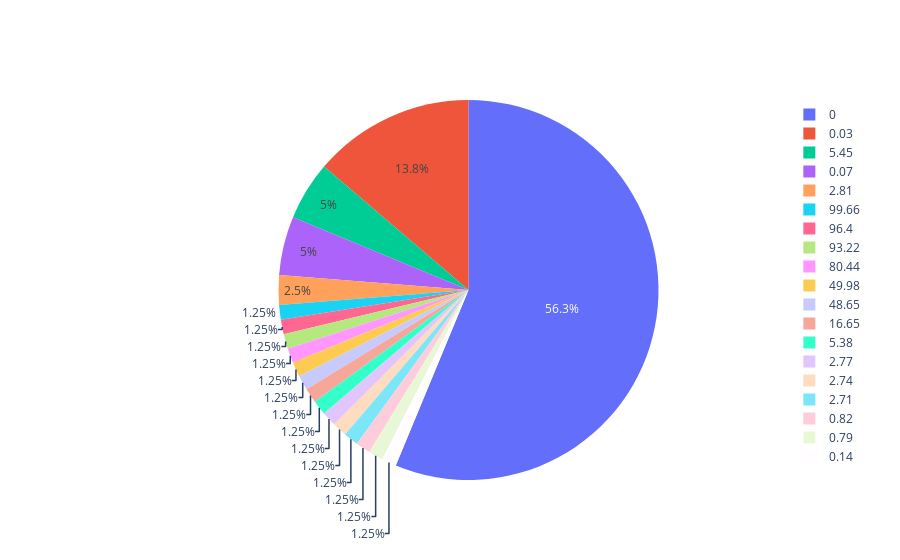

Notebook code for this chart:
### Markdown cell above
## 1.a Load Data and Perform Data Cleaning

### Code cell
price_df=loadData()

### Figure 1 — Plotly figure (JSON) as saved in the notebook; plotly's stock layout.template omitted (floating-point values rounded to 4 significant figures)
{"data": [{"labels": [99.66, 96.4, 93.22, 80.44, 49.98, 48.65, 16.65, 5.45, 5.38, 2.81, 2.77, 2.74, 2.71, 0.82, 0.79, 0.14, 0.07, 0.03, 0], "type": "pie", "values": [1, 1, 1, 1, 1, 1, 1, 4, 1, 2, 1, 1, 1, 1, 1, 1, 4, 11, 45]}], "layout": {}}
